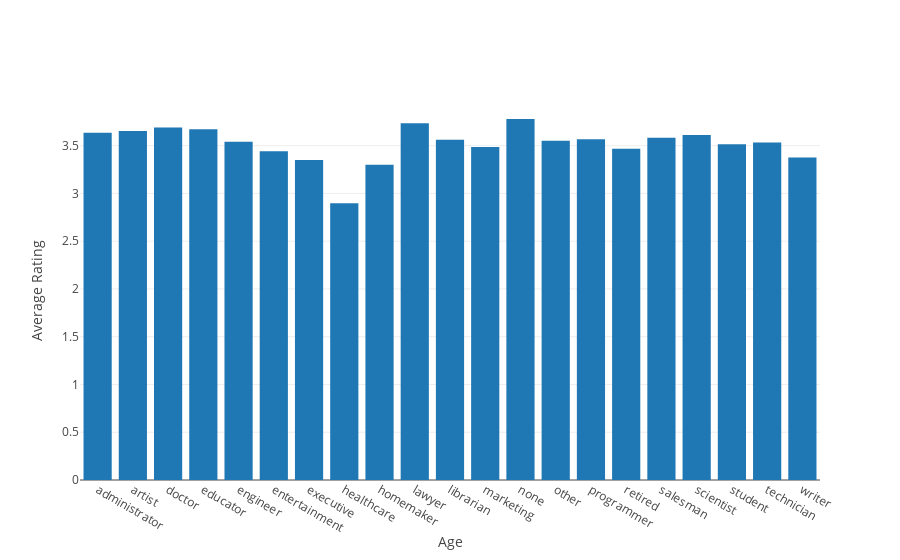

Notebook cell for this chart:
### Code cell
occupation_rating = pd.DataFrame(df_merged_user_udata.groupby(['occupation']).rating.mean(), index = None)

trace0 = Bar(
        x = occupation_rating.index,
        y = occupation_rating.rating,
        
)
data = [trace0]
layout = dict(xaxis = dict(title = 'Age'),
              yaxis = dict(title = 'Average Rating'),
              barmode='group'
              )
fig = dict(data = data, layout = layout)
plot.iplot(fig, filename='Average rating vs occupation')

### Figure 1 — Plotly figure (JSON) as saved in the notebook; plotly's stock layout.template omitted (floating-point values rounded to 4 significant figures)
{"data": [{"type": "bar", "x": ["administrator", "artist", "doctor", "educator", "engineer", "entertainment", "executive", "healthcare", "homemaker", "lawyer", "librarian", "marketing", "none", "other", "programmer", "retired", "salesman", "scientist", "student", "technician", "writer"], "y": [3.636, 3.653, 3.689, 3.671, 3.541, 3.441, 3.349, 2.896, 3.301, 3.735, 3.561, 3.486, 3.779, 3.552, 3.568, 3.467, 3.583, 3.611, 3.515, 3.532, 3.376]}], "layout": {"barmode": "group", "xaxis": {"title": "Age"}, "yaxis": {"title": "Average Rating"}}}
